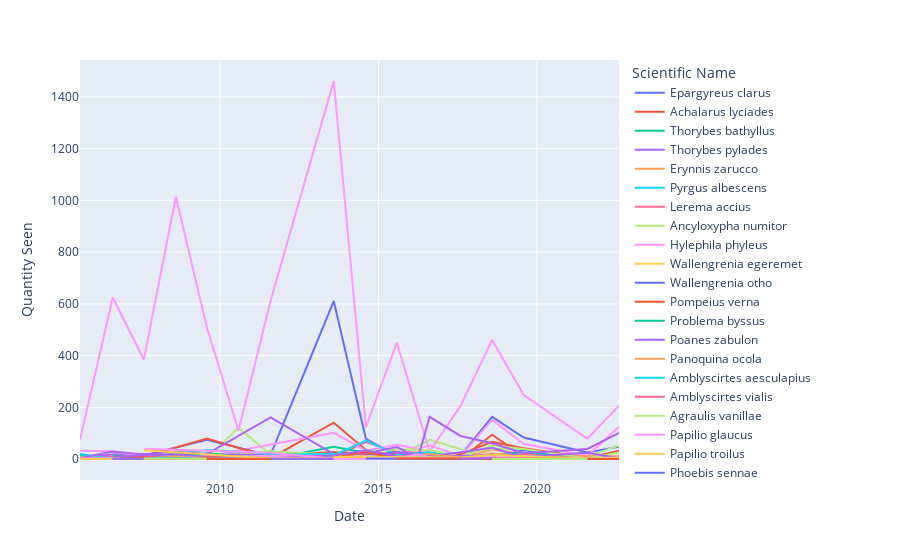

This figure's notebook cell:
### Code cell
butterflyCurrent = butterfly[butterfly["Date"] > "1-1-1980"]
butterFigCurrent= px.line(butterflyCurrent, x="Date", y="Quantity Seen", color="Scientific Name")
#butterFigCurrent.write_html("butterFig.html")
butterFigCurrent.show()
